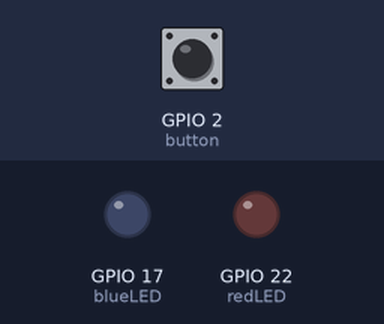
The program below on a simulated Raspberry Pi (BCM pin numbers). Parts: output pins drawn as LEDs (lit = HIGH). Inputs (shaded band) come from the test bench; at power-on: GPIO 2 (button) HIGH.

Above: at 1.2 s.
1.3 s: GPIO 2 (button) pulled LOW for 0.15 s
At 1.8 s:
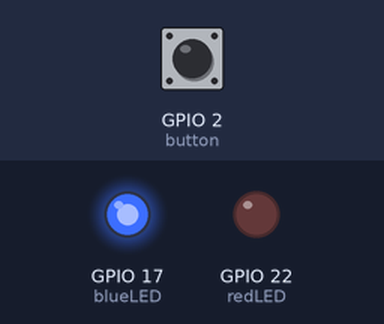
2.9 s: GPIO 2 (button) pulled LOW for 3.2 s
At 3.5 s:
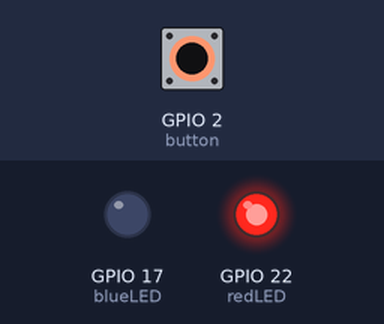
Timing chart, 0 to 7.6 s (numbered marks = the images above; inputs shaded):
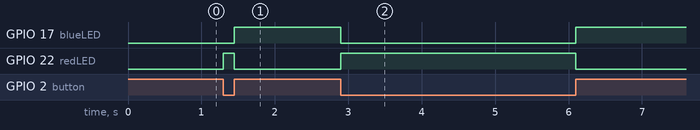

Measured:
- after the input at 1.3 s, GPIO 17 (blueLED): LOW → HIGH after 0.15 s; GPIO 22 (redLED): LOW → HIGH at once, → LOW 0.15 s later
- after the input at 2.9 s, GPIO 17 (blueLED): HIGH → LOW at once, → HIGH 3.2 s later; GPIO 22 (redLED): LOW → HIGH at once, → LOW 3.2 s later

The program:

redOrBlue.py
```python
from gpiozero import LED, Button
from signal import pause

redLED = LED(22)
blueLED = LED(17)
button = Button(2)

def reality():
    redLED.on()
    blueLED.off()

def bliss():
    redLED.off()
    blueLED.on()

button.when_pressed = reality
button.when_released = bliss

pause()
```
